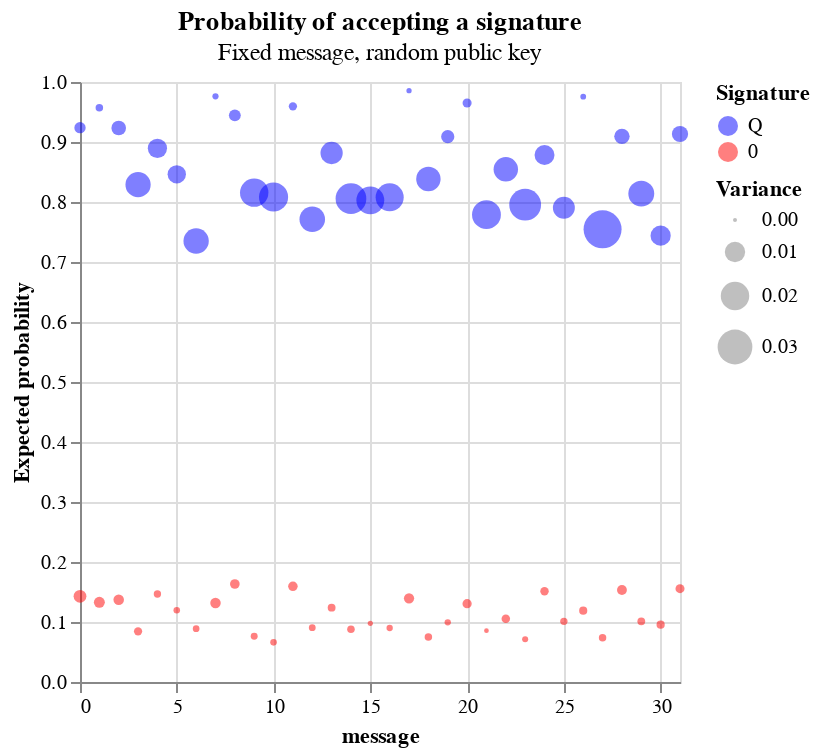

Notebook code for this chart:
### Code cell
# We do the same with the transposed dataset
df1t['mean_row'] = df1t.mean(axis=1)
df1t['var_row'] = df1t.var(axis=1)
df2t['mean_row'] = df2t.mean(axis=1)
df2t['var_row'] = df2t.var(axis=1)

row_data1 = pd.DataFrame({
    'row': df1t.index,
    'mean': df1t['mean_row'],
    'variance': df1t['var_row'],
    'dataset': 'Q' 
})

row_data2 = pd.DataFrame({
    'row': df2t.index,
    'mean': df2t['mean_row'],
    'variance': df2t['var_row'],
    'dataset': '0'
})

combined_row_data = pd.concat([row_data1, row_data2])

combined_chart = alt.Chart(combined_row_data).mark_circle(opacity=0.5).encode(
    x=alt.X('row', axis=alt.Axis(title='message'), scale=alt.Scale(domain=[0, 31])),
    y=alt.Y('mean', axis=alt.Axis(title='Expected probability'), scale=alt.Scale(domain=[0, 1])),
    color=alt.Color('dataset:N', scale=alt.Scale(domain=['Q', '0'], range=['blue', 'red']),
                    legend=alt.Legend(title="Signature")),
    size=alt.Size('variance', legend=alt.Legend(title='Variance'))
).properties(
    title=alt.TitleParams(
        text='Probability of accepting a signature',
        subtitle='Fixed message, random public key'
    )
)

combined_chart.show()

### Figure 1 — Vega-Lite specification as saved in the notebook (floating-point values rounded to 4 significant figures)
{"config": {"view": {"continuousWidth": 300, "continuousHeight": 300}}, "data": {"name": "data-d85dbfbac2193a443b0fa190c08344f0"}, "mark": {"type": "circle", "opacity": 0.5}, "encoding": {"color": {"field": "dataset", "legend": {"title": "Signature"}, "scale": {"domain": ["Q", "0"], "range": ["blue", "red"]}, "type": "nominal"}, "size": {"field": "variance", "legend": {"title": "Variance"}, "type": "quantitative"}, "x": {"axis": {"title": "message"}, "field": "row", "scale": {"domain": [0, 31]}, "type": "quantitative"}, "y": {"axis": {"title": "Expected probability"}, "field": "mean", "scale": {"domain": [0, 1]}, "type": "quantitative"}}, "title": {"text": "Probability of accepting a signature", "subtitle": "Fixed message, random public key"}, "$schema": "https://vega.github.io/schema/vega-lite/v5.20.1.json", "datasets": {"data-d85dbfbac2193a443b0fa190c08344f0": [{"row": 0, "mean": 0.9239, "variance": 0.002824, "dataset": "Q"}, {"row": 1, "mean": 0.9572, "variance": 0.00102, "dataset": "Q"}, {"row": 2, "mean": 0.9233, "variance": 0.004967, "dataset": "Q"}, {"row": 3, "mean": 0.8289, "variance": 0.01561, "dataset": "Q"}, {"row": 4, "mean": 0.8894, "variance": 0.008916, "dataset": "Q"}, {"row": 5, "mean": 0.8461, "variance": 0.008102, "dataset": "Q"}, {"row": 6, "mean": 0.735, "variance": 0.01577, "dataset": "Q"}, {"row": 7, "mean": 0.9761, "variance": 0.0005682, "dataset": "Q"}, {"row": 8, "mean": 0.9444, "variance": 0.003136, "dataset": "Q"}, {"row": 9, "mean": 0.8156, "variance": 0.01989, "dataset": "Q"}, {"row": 10, "mean": 0.8083, "variance": 0.02097, "dataset": "Q"}, {"row": 11, "mean": 0.9594, "variance": 0.001316, "dataset": "Q"}, {"row": 12, "mean": 0.7711, "variance": 0.01604, "dataset": "Q"}, {"row": 13, "mean": 0.8817, "variance": 0.01207, "dataset": "Q"}, {"row": 14, "mean": 0.8056, "variance": 0.02331, "dataset": "Q"}, {"row": 15, "mean": 0.8028, "variance": 0.01913, "dataset": "Q"}, {"row": 16, "mean": 0.8078, "variance": 0.01943, "dataset": "Q"}, {"row": 17, "mean": 0.9856, "variance": 0.0002802, "dataset": "Q"}, {"row": 18, "mean": 0.8383, "variance": 0.01461, "dataset": "Q"}, {"row": 19, "mean": 0.9089, "variance": 0.003999, "dataset": "Q"}, {"row": 20, "mean": 0.965, "variance": 0.001658, "dataset": "Q"}, {"row": 21, "mean": 0.7789, "variance": 0.02052, "dataset": "Q"}, {"row": 22, "mean": 0.8544, "variance": 0.01464, "dataset": "Q"}, {"row": 23, "mean": 0.7956, "variance": 0.02507, "dataset": "Q"}, {"row": 24, "mean": 0.8783, "variance": 0.009592, "dataset": "Q"}, {"row": 25, "mean": 0.7906, "variance": 0.01172, "dataset": "Q"}, {"row": 26, "mean": 0.9756, "variance": 0.0004247, "dataset": "Q"}, {"row": 27, "mean": 0.7544, "variance": 0.03592, "dataset": "Q"}, {"row": 28, "mean": 0.9094, "variance": 0.005561, "dataset": "Q"}, {"row": 29, "mean": 0.8139, "variance": 0.01647, "dataset": "Q"}, {"row": 30, "mean": 0.7439, "variance": 0.009868, "dataset": "Q"}, {"row": 31, "mean": 0.9133, "variance": 0.006233, "dataset": "Q"}, {"row": 0, "mean": 0.1428, "variance": 0.00372, "dataset": "0"}, {"row": 1, "mean": 0.1328, "variance": 0.002631, "dataset": "0"}, {"row": 2, "mean": 0.1372, "variance": 0.002387, "dataset": "0"}, {"row": 3, "mean": 0.08444, "variance": 0.001314, "dataset": "0"}, {"row": 4, "mean": 0.1467, "variance": 0.0009556, "dataset": "0"}, {"row": 5, "mean": 0.1194, "variance": 0.0006719, "dataset": "0"}, {"row": 6, "mean": 0.08889, "variance": 0.0007321, "dataset": "0"}, {"row": 7, "mean": 0.1317, "variance": 0.002369, "dataset": "0"}, {"row": 8, "mean": 0.1633, "variance": 0.001933, "dataset": "0"}, {"row": 9, "mean": 0.07611, "variance": 0.0008127, "dataset": "0"}, {"row": 10, "mean": 0.06611, "variance": 0.0006904, "dataset": "0"}, {"row": 11, "mean": 0.1594, "variance": 0.001883, "dataset": "0"}, {"row": 12, "mean": 0.09056, "variance": 0.0007719, "dataset": "0"}, {"row": 13, "mean": 0.1239, "variance": 0.001146, "dataset": "0"}, {"row": 14, "mean": 0.08778, "variance": 0.00104, "dataset": "0"}, {"row": 15, "mean": 0.09778, "variance": 0.000284, "dataset": "0"}, {"row": 16, "mean": 0.09, "variance": 0.0006, "dataset": "0"}, {"row": 17, "mean": 0.1394, "variance": 0.00225, "dataset": "0"}, {"row": 18, "mean": 0.075, "variance": 0.001003, "dataset": "0"}, {"row": 19, "mean": 0.09944, "variance": 0.0006052, "dataset": "0"}, {"row": 20, "mean": 0.1306, "variance": 0.001739, "dataset": "0"}, {"row": 21, "mean": 0.08556, "variance": 0.000158, "dataset": "0"}, {"row": 22, "mean": 0.1056, "variance": 0.001425, "dataset": "0"}, {"row": 23, "mean": 0.07111, "variance": 0.000521, "dataset": "0"}, {"row": 24, "mean": 0.1511, "variance": 0.001388, "dataset": "0"}, {"row": 25, "mean": 0.1011, "variance": 0.0009654, "dataset": "0"}, {"row": 26, "mean": 0.1189, "variance": 0.001277, "dataset": "0"}, {"row": 27, "mean": 0.07389, "variance": 0.001002, "dataset": "0"}, {"row": 28, "mean": 0.1533, "variance": 0.002056, "dataset": "0"}, {"row": 29, "mean": 0.1011, "variance": 0.001121, "dataset": "0"}, {"row": 30, "mean": 0.09556, "variance": 0.001291, "dataset": "0"}, {"row": 31, "mean": 0.1556, "variance": 0.001658, "dataset": "0"}]}}
